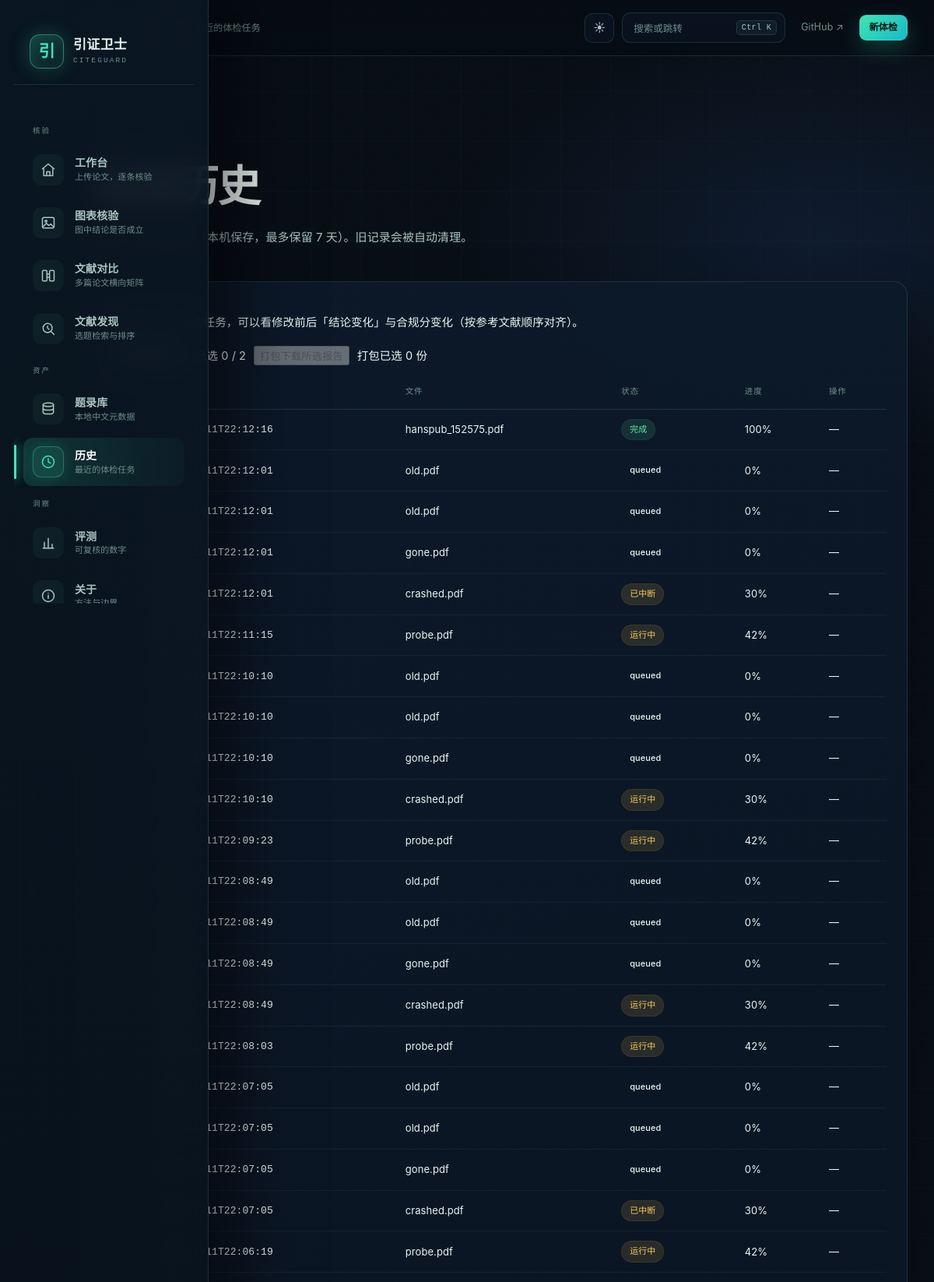
The app's page /history (upper part) with its own data.
### tables this page shows
CREATE TABLE jobs (
    id TEXT PRIMARY KEY,
    name TEXT,
    created_at TEXT,
    updated_at TEXT,
    status TEXT,
    stage TEXT,
    progress INTEGER DEFAULT 0,
    error TEXT,
    has_report INTEGER DEFAULT 0
, filename TEXT);

### web/app.py (the view)
@app.get("/history", response_class=HTMLResponse)
def history_page(request: Request):
    jobs = manager.recent(60)
    for job in jobs:
        job["has_report"] = _report_path(job["id"]).exists()
        job["retryable"] = (config.DATA_DIR / "jobs" / job["id"] / "input.txt").exists()
    return templates.TemplateResponse(
        request, "history.html", {"jobs": jobs, "active": "history"}
    )

### web/templates/history.html (shortened to what this page needs)
{% extends "base.html" %}
{% block content %}
<section class="hero">
  <div class="hero-main">
    <div class="kicker">TASK HISTORY</div>
    <h1>任务历史</h1>
    <p class="lede">最近 60 个核验任务（本机保存，最多保留 7 天）。旧记录会被自动清理。</p>
  </div>
</section>
<div class="panel">
  {% if jobs %}
  <p class="muted">勾选两份已完成的任务，可以看修改前后「结论变化」与合规分变化（按参考文献顺序对齐）。</p>
  <div class="toolbar">
    <button class="ghost" type="button" id="compare-run" disabled>对比所选两份</button>
    <span class="muted" id="compare-hint">已选 0 / 2</span>
    <button class="ghost" type="button" id="zip-run" disabled>打包下载所选报告</button>
    <span class="muted" id="zip-hint">打包已选 0 份</span>
  </div>
  <table class="table">
    <thead><tr><th></th><th>创建时间</th><th>文件</th><th>状态</th><th>进度</th><th>操作</th></tr></thead>
    <tbody>
    {% for job in jobs %}
      <tr>
        <td>{% if job.has_report %}<input type="checkbox" class="cmp" value="{{ job.id }}" aria-label="选择 {{ job.filename or job.id }}">{% endif %}</td>
        <td class="mono">{{ job.created_at }}</td>
        <td>{{ job.filename or '—' }}</td>
        <td>
          {% if job.status == 'done' %}<span class="pill ok">完成</span>
          {% elif job.status == 'error' %}<span class="pill bad">失败</span>
          {% elif job.status == 'interrupted' %}<span class="pill warn">已中断</span>
          {% elif job.status == 'running' %}<span class="pill warn">运行中</span>
          {% else %}<span class="pill">{{ job.status }}</span>{% endif %}
        </td>
        <td>{{ job.progress }}%</td>
        <td>
          {% if job.has_report %}<a href="/report/{{ job.id }}">查看报告</a>{% else %}<span class="muted">—</span>{% endif %}
        </td>
      </tr>
    {% endfor %}
    </tbody>
  </table>
  {% else %}
  <p class="muted">还没有任务记录。回到<a href="/">工作台</a>上传一份文献试试。</p>
  {% endif %}
</div>
{% endblock %}

### web/static/css/refresh.css (style rules this page uses)
:root { --paper:#060c14; --surface:#0b1522; --surface-2:#0f1d2d; --surface-3:#132435; --ink:#e9f6f2; --ink-2:#a9c4bf; --muted:#6f8f8a; --line:rgba(118,225,198,.14); --line-strong:rgba(118,225,198,.32); --accent:#3ce6b4; --accent-ink:#04140f; --accent-soft:rgba(60,230,180,.12); --ok:#5ee6a8; --ok-soft:rgba(94,230,168,.12); --warn:#ffc857; --warn-soft:rgba(255,200,87,.12); --bad:#ff7a6b; --bad-soft:rgba(255,122,107,.12); --unknown:#8aa0a8; --unknown-soft:rgba(138,160,168,.12); --radius:18px; --radius-sm:12px; --display:"Inter","HarmonyOS Sans SC","Noto Sans SC","PingFang SC","Microsoft YaHei",sans-serif; --rail-w:84px; }
body { background:var(--paper); color:var(--ink); font-family:var(--display); font-size:14.5px; letter-spacing:.005em; }
body::before { content:""; position:fixed; inset:0; pointer-events:none; z-index:0; background: radial-gradient(900px 520px at 12% -8%, rgba(60,230,180,.10), transparent 60%), radial-gradient(760px 460px at 88% 8%, rgba(64,140,255,.10), transparent 62%), radial-gradient(700px 500px at 60% 110%, rgba(255,200,87,.05), transparent 60%), var(--grain); }
body::after { content:""; position:fixed; inset:-20%; pointer-events:none; z-index:0; opacity:.5; background-image:linear-gradient(rgba(110,230,200,.045) 1px,transparent 1px),linear-gradient(90deg,rgba(110,230,200,.045) 1px,transparent 1px); background-size:64px 64px; -webkit-mask-image:radial-gradient(ellipse at 50% 30%,#000 0 55%,transparent 78%); mask-image:radial-gradient(ellipse at 50% 30%,#000 0 55%,transparent 78%); }
h1,h2,h3 { font-family:var(--display);letter-spacing:-.015em }
.kicker,.kicker-sm { font-family:var(--mono);font-size:11px;letter-spacing:.18em;text-transform:uppercase;color:var(--accent) }
.kicker { display:inline-flex;align-items:center;gap:9px;padding:7px 14px;border-radius:999px;border:1px solid var(--line);background:rgba(60,230,180,.05) }
.panel,.composer,.upload-card { background:linear-gradient(160deg,rgba(13,26,42,.95),rgba(9,18,30,.92));border:1px solid var(--line);border-radius:var(--radius);box-shadow:0 24px 60px rgba(0,0,0,.35) }
.panel { padding:26px }
.hero { padding:74px 0 34px;display:grid;grid-template-columns:minmax(0,1.08fr) minmax(380px,.92fr); gap:56px;align-items:center; }
.lede { font-size:15.5px;line-height:1.85;color:var(--ink-2);max-width:56ch;margin:0 0 22px }
.table { width:100%;border-collapse:collapse;font-size:13px }
.table th { text-align:left;font-weight:500;color:var(--muted);font-size:10.5px;letter-spacing:.08em;text-transform:uppercase;padding:12px;border-bottom:1px solid var(--line) }
.table td { padding:12px;border-bottom:1px solid rgba(120,225,200,.07);vertical-align:middle }
.pill { display:inline-flex;align-items:center;gap:6px;border-radius:999px;padding:3px 10px;font-size:11px;white-space:nowrap }
.pill.ok { background:var(--ok-soft);color:var(--ok) }
.pill.warn { background:var(--warn-soft);color:var(--warn) }
html,body { max-width:100%;overflow-x:hidden }

### records on screen
jobs: created_at "2026-11-11T22:12:16", filename "hanspub_152575.pdf", status "完成", progress "100"
jobs: created_at "2026-11-11T22:12:01", filename "old.pdf", status "queued", progress "0"
jobs: created_at "2026-11-11T22:12:01", filename "old.pdf", status "queued", progress "0"
jobs: created_at "2026-11-11T22:12:01", filename "gone.pdf", status "queued", progress "0"
jobs: created_at "2026-11-11T22:12:01", filename "crashed.pdf", status "已中断", progress "30"
jobs: created_at "2026-11-11T22:11:15", filename "probe.pdf", status "运行中", progress "42"
jobs: created_at "2026-11-11T22:10:10", filename "old.pdf", status "queued", progress "0"
jobs: created_at "2026-11-11T22:10:10", filename "old.pdf", status "queued", progress "0"
jobs: created_at "2026-11-11T22:10:10", filename "gone.pdf", status "queued", progress "0"
jobs: created_at "2026-11-11T22:10:10", filename "crashed.pdf", status "运行中", progress "30"
jobs: created_at "2026-11-11T22:09:23", filename "probe.pdf", status "运行中", progress "42"
jobs: created_at "2026-11-11T22:08:49", filename "old.pdf", status "queued", progress "0"
jobs: created_at "2026-11-11T22:08:49", filename "old.pdf", status "queued", progress "0"
jobs: created_at "2026-11-11T22:08:49", filename "gone.pdf", status "queued", progress "0"
jobs: created_at "2026-11-11T22:08:49", filename "crashed.pdf", status "运行中", progress "30"
jobs: created_at "2026-11-11T22:08:03", filename "probe.pdf", status "运行中", progress "42"
jobs: created_at "2026-11-11T22:07:05", filename "old.pdf", status "queued", progress "0"
jobs: created_at "2026-11-11T22:07:05", filename "old.pdf", status "queued", progress "0"
jobs: created_at "2026-11-11T22:07:05", filename "gone.pdf", status "queued", progress "0"
jobs: created_at "2026-11-11T22:07:05", filename "crashed.pdf", status "已中断", progress "30"
jobs: created_at "2026-11-11T22:06:19", filename "probe.pdf", status "运行中", progress "42"

### other values on screen
{{ label }} "工作台" "图表核验" "文献对比" "文献发现"
{{ sub }} "上传论文，逐条核验" "图中结论是否成立" "多篇论文横向矩阵" "选题检索与排序"
{{ label }} "题录库" "历史"
{{ sub }} "本地中文元数据" "最近的体检任务"
{{ label }} "评测" "关于"
{{ sub }} "可复核的数字"
{{ current.sub }} "最近的体检任务"
